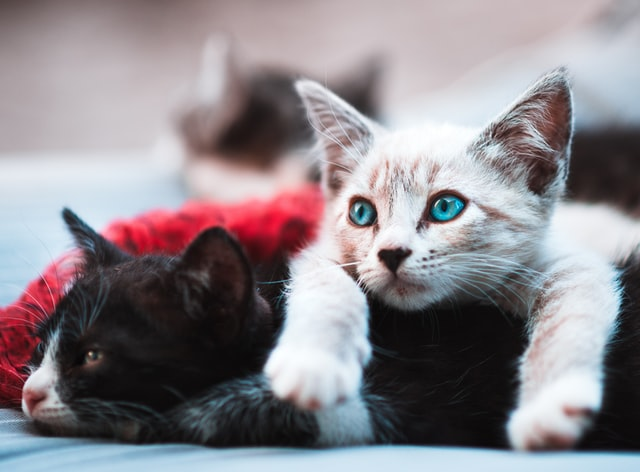
#> input picture Photos/Black&White.jpeg, 640 x 472 px, found by its file name
$ python transform.py
#> lines starting #> are read from the running program, lines starting #| are printed output that depends on the picture
import cv2 as cv
import numpy as np

img = cv.imread('/Users/nirmanpatel36/Documents/OpenCV/Photos/Black&White.jpeg')
#> img is the input picture: shape (472, 640, 3); mean B, G, R 139.4, 133.7, 140.1
cv.imshow('Two Cats', img)

# Translation
def translate(img, x, y):
#> called with x = 100, y = 100
	transMatrix = np.float32([[1,0,x], [0,1,y]])
	dimensions = (img.shape[1], img.shape[0])
#> dimensions = (640, 472)
	return cv.warpAffine(img, transMatrix, dimensions)
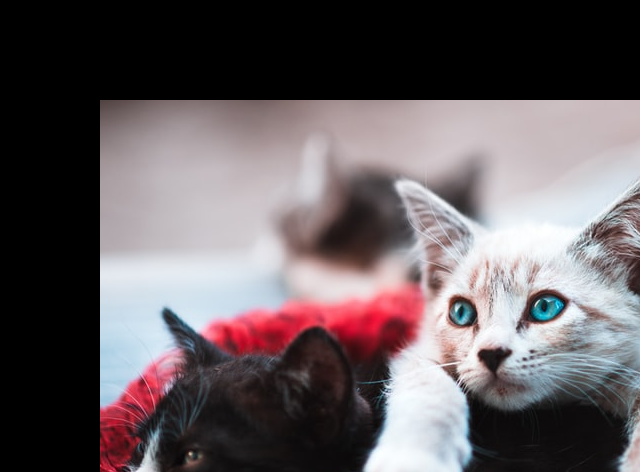
#> returned value: shape (472, 640, 3); mean of channels 0, 1, 2 95.7, 92.4, 101; drawn as B, G, R

'''
-x --> Left
-y --> Up
x --> Right
y --> Down '''

translated = translate(img, 100, 100)
cv.imshow('Translated', translated)

# Rotation
def rotate(img, angle, rotPoint=None):
#> called with angle = 45
	(height, width) = img.shape[:2]
#> height = 472; width = 640

	if rotPoint is None:
		rotPoint = (width//2, height//2)
#> rotPoint = (320, 236)

	'''The below function has three params:
	1. Pivot for rotation
	2. Angle of rotation
	3. Scale of the image'''
	rotMatrix = cv.getRotationMatrix2D(rotPoint, angle, 1.0)
	dimensions = (width, height)
#> dimensions = (640, 472)

	return cv.warpAffine(img, rotMatrix, dimensions)
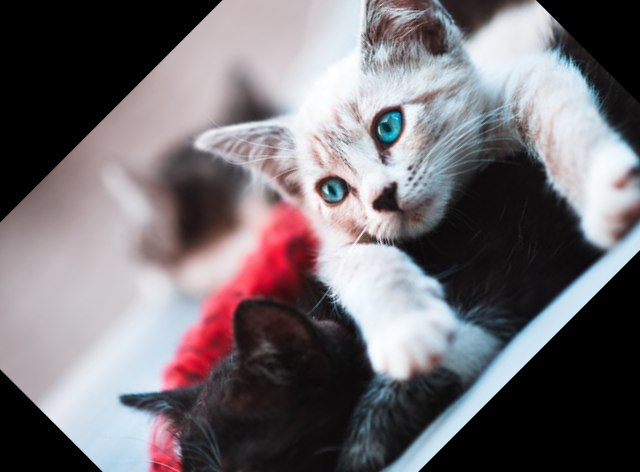
#> returned value: shape (472, 640, 3); mean of channels 0, 1, 2 113.5, 109.3, 115; drawn as B, G, R

'''The function creates a transformation matrix (transMatrix) using np.float32() which is a NumPy function
to create an array of floating-point numbers. This matrix represents the translation transformation.
The transformation matrix is a 2x3 matrix where the first row corresponds to the transformation of x-coordinate
and the second row corresponds to the transformation of y-coordinate.
cv.warpAffine() is then used to apply the translation transformation to the image (img). This function takes the image,
the transformation matrix, and the dimensions of the output image as input and returns the transformed image.'''

rotated = rotate(img, 45)                # a negative value for the angle will rotate it clock-wise
cv.imshow('Rotated', rotated)

# Resizing
resized = cv.resize(img, (500,700), interpolation=cv.INTER_CUBIC)
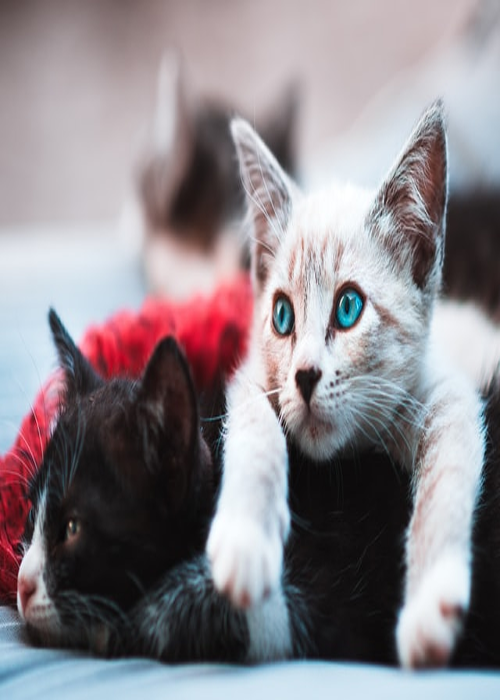
#> resized: shape (700, 500, 3); mean B, G, R 139.4, 133.7, 140.1
cv.imshow('Resized', resized)

# Flipping
'''The flip function has two params:
1. Source
2. Flip Code
		--> '0' will flip it about x-axis
		--> '1' will flip it abuot y-axis
		--> '-1' will flip it about x- as well as y-axis'''
flip = cv.flip(img, -1)
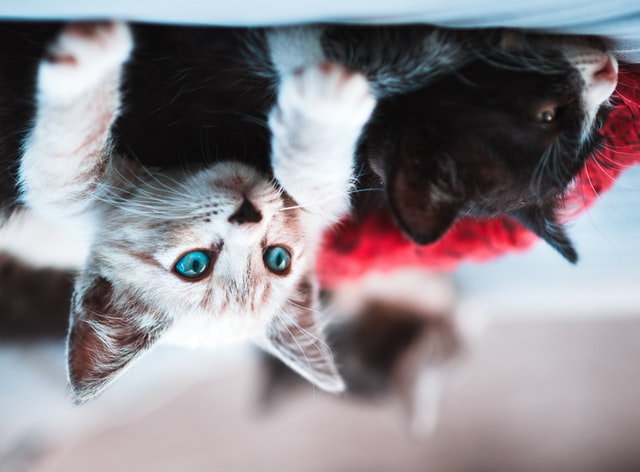
#> flip: shape (472, 640, 3); mean B, G, R 139.4, 133.7, 140.1
cv.imshow('Flipped', flip)


cv.waitKey(0)

$ run again, with Photos/Cat.jpeg copied over Photos/Black&White.jpeg
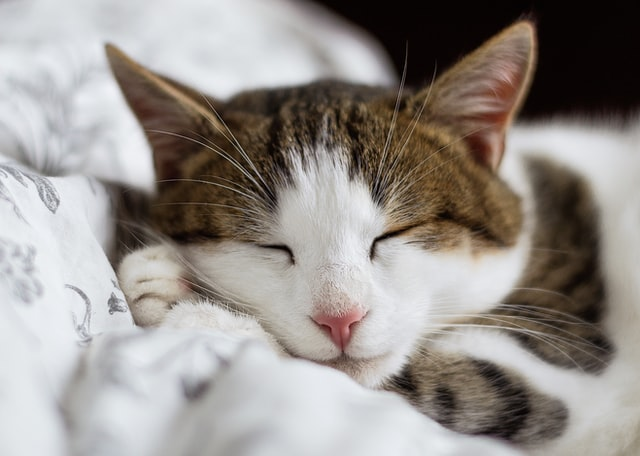
#> input picture Photos/Cat.jpeg, 640 x 456 px, found by its file name
#> img is the input picture: shape (456, 640, 3); mean B, G, R 141, 145.5, 151.2
#> `resized = cv.resize(img, (500,700), interpolation=cv.INTER_CUBIC)`:
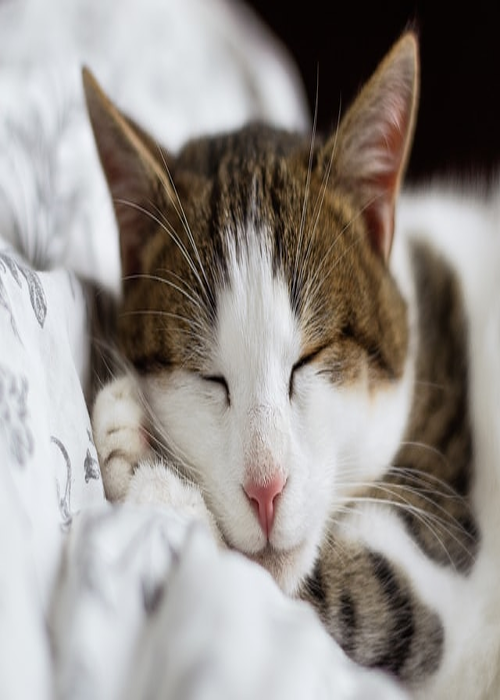
#> resized: shape (700, 500, 3); mean B, G, R 141, 145.5, 151.2
#> `flip = cv.flip(img, -1)`:
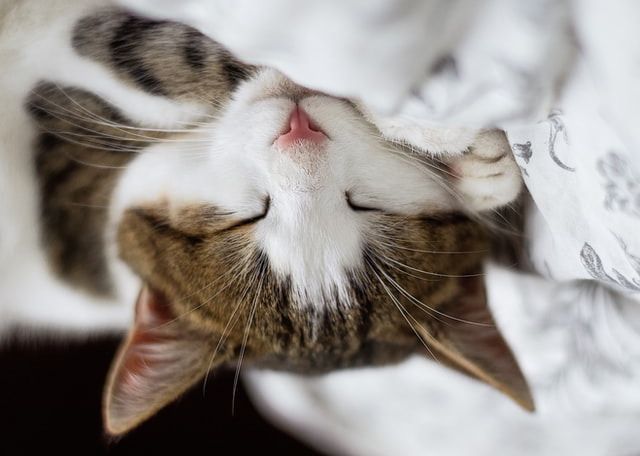
#> flip: shape (456, 640, 3); mean B, G, R 141, 145.5, 151.2

$ run again, with Photos/Cat2.jpeg copied over Photos/Black&White.jpeg
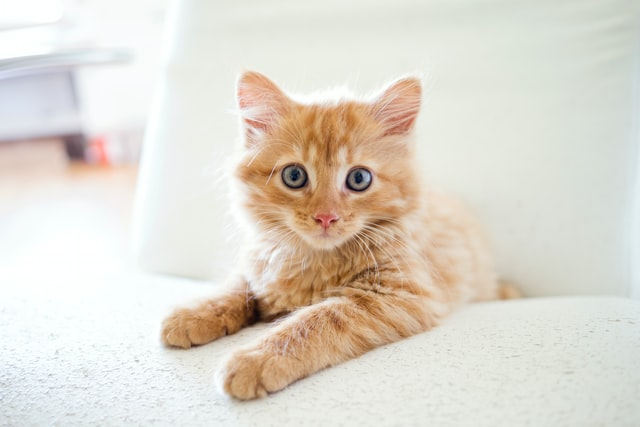
#> input picture Photos/Cat2.jpeg, 640 x 427 px, found by its file name
#> img is the input picture: shape (427, 640, 3); mean B, G, R 206.5, 217.1, 223.1
#> `resized = cv.resize(img, (500,700), interpolation=cv.INTER_CUBIC)`:
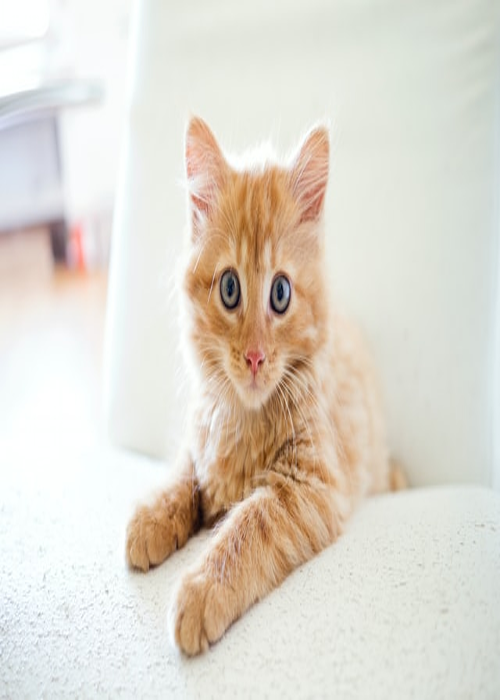
#> resized: shape (700, 500, 3); mean B, G, R 206.5, 217.1, 223.1
#> `flip = cv.flip(img, -1)`:
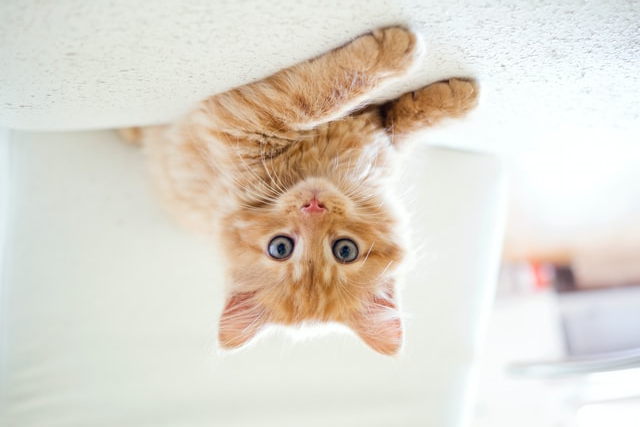
#> flip: shape (427, 640, 3); mean B, G, R 206.5, 217.1, 223.1

$ run again, with Photos/Sleep Cat.jpeg copied over Photos/Black&White.jpeg
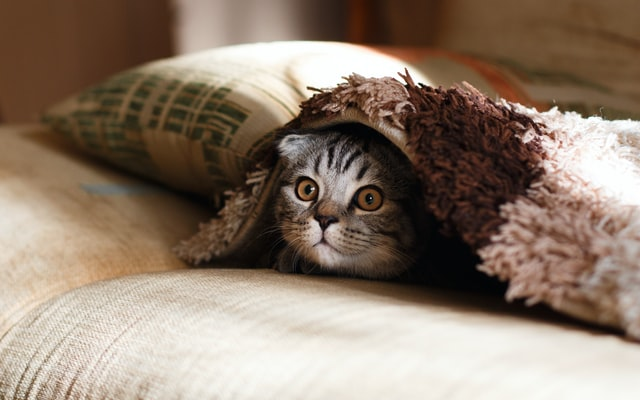
#> input picture Photos/Sleep Cat.jpeg, 640 x 400 px, found by its file name
#> img is the input picture: shape (400, 640, 3); mean B, G, R 108.8, 124.2, 141.9
#> `resized = cv.resize(img, (500,700), interpolation=cv.INTER_CUBIC)`:
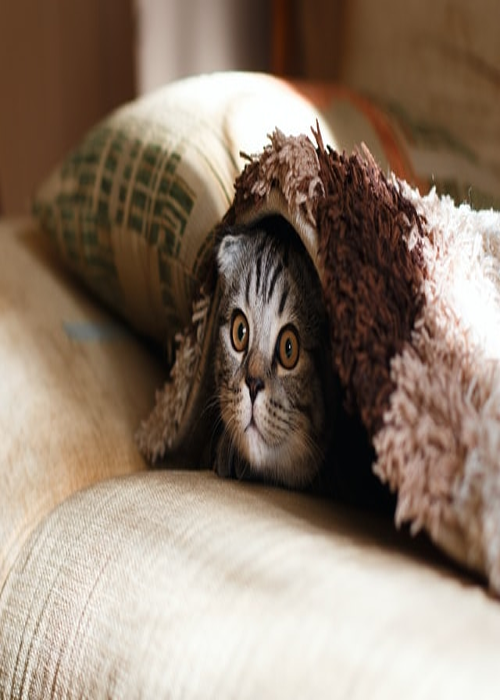
#> resized: shape (700, 500, 3); mean B, G, R 108.8, 124.2, 141.9
#> `flip = cv.flip(img, -1)`:
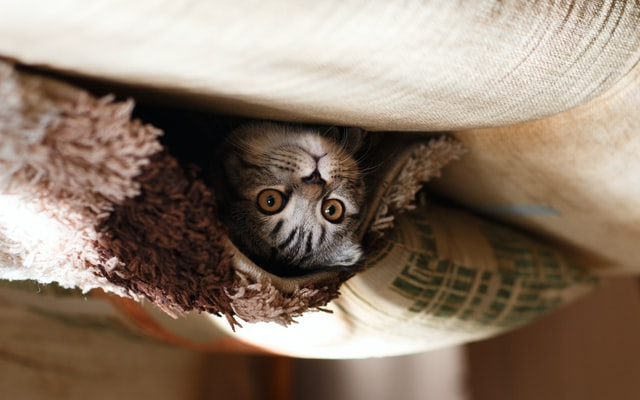
#> flip: shape (400, 640, 3); mean B, G, R 108.8, 124.2, 141.9
